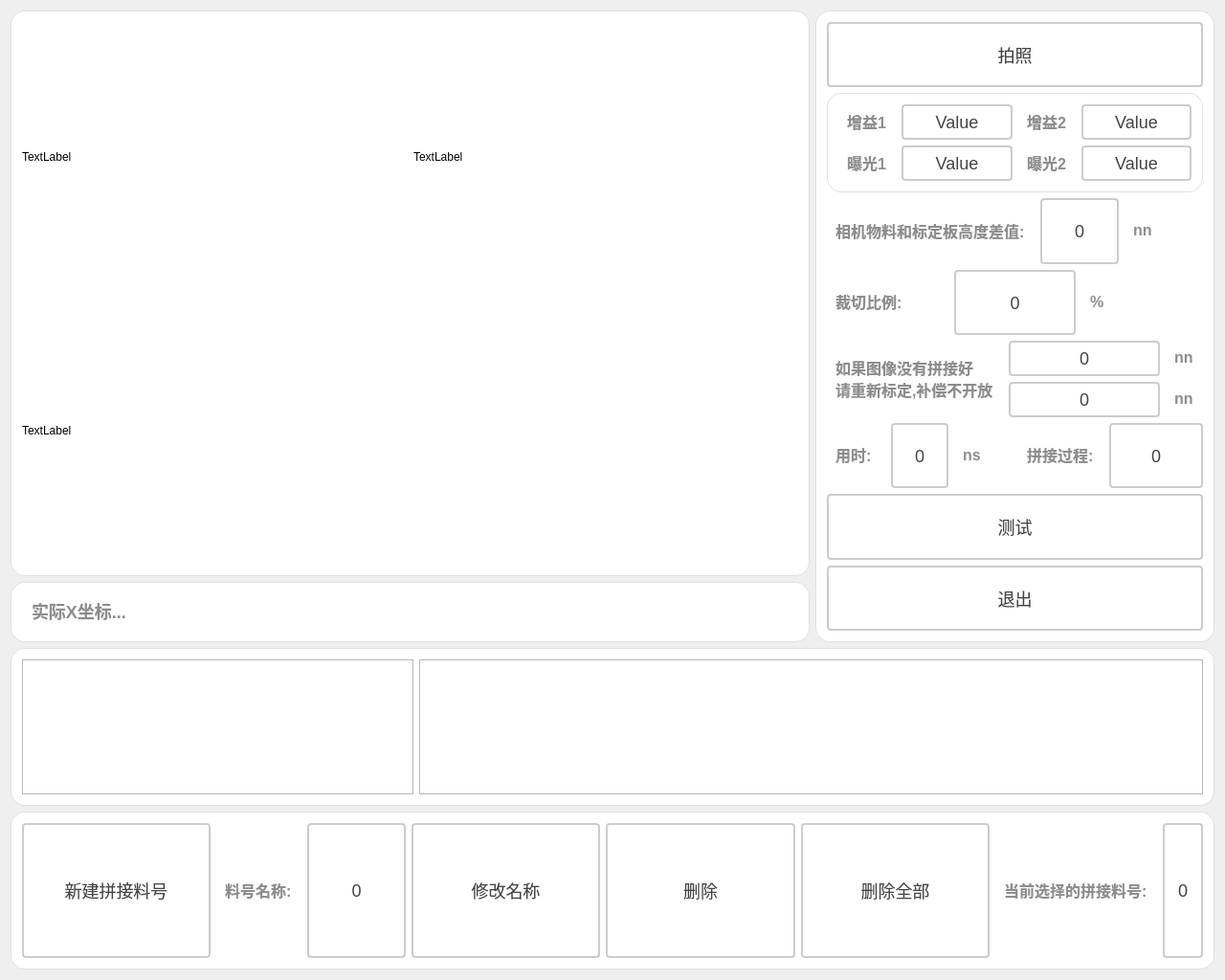
<?xml version="1.0" encoding="UTF-8"?>
<ui version="4.0">
 <class>Dlg_ImageStitchingClass</class>
 <widget class="QDialog" name="Dlg_ImageStitchingClass">
  <property name="geometry">
   <rect>
    <x>0</x>
    <y>0</y>
    <width>1280</width>
    <height>1024</height>
   </rect>
  </property>
  <property name="windowTitle">
   <string>Dlg_ImageStitching</string>
  </property>
  <layout class="QGridLayout" name="gridLayout_6">
   <item row="0" column="0">
    <layout class="QVBoxLayout" name="verticalLayout_8" stretch="4,1,1">
     <item>
      <layout class="QHBoxLayout" name="horizontalLayout_3" stretch="2,1">
       <item>
        <layout class="QVBoxLayout" name="verticalLayout_2">
         <item>
          <widget class="QGroupBox" name="gBoix_ImageDisplay">
           <property name="styleSheet">
            <string notr="true">QGroupBox {
    font-size: 20px;
    font-weight: bold;
    background-color: rgb(255, 255, 255);
    border: 1px solid #e0e0e0;
    border-radius: 2px;
	border-radius: 15px
}

QGroupBox::title {
    subcontrol-origin: margin;
    left: 10px;
    padding: 0 5px;
    color: #2c3e50;
}</string>
           </property>
           <property name="title">
            <string/>
           </property>
           <layout class="QGridLayout" name="gridLayout">
            <item row="0" column="0">
             <layout class="QVBoxLayout" name="verticalLayout" stretch="1,1">
              <item>
               <layout class="QHBoxLayout" name="horizontalLayout" stretch="1,1">
                <item>
                 <widget class="QLabel" name="label_imgDisplay1">
                  <property name="sizePolicy">
                   <sizepolicy hsizetype="Expanding" vsizetype="Expanding">
                    <horstretch>0</horstretch>
                    <verstretch>0</verstretch>
                   </sizepolicy>
                  </property>
                  <property name="maximumSize">
                   <size>
                    <width>999</width>
                    <height>999</height>
                   </size>
                  </property>
                  <property name="text">
                   <string>TextLabel</string>
                  </property>
                 </widget>
                </item>
                <item>
                 <widget class="QLabel" name="label_imgDisplay2">
                  <property name="sizePolicy">
                   <sizepolicy hsizetype="Expanding" vsizetype="Expanding">
                    <horstretch>0</horstretch>
                    <verstretch>0</verstretch>
                   </sizepolicy>
                  </property>
                  <property name="maximumSize">
                   <size>
                    <width>999</width>
                    <height>999</height>
                   </size>
                  </property>
                  <property name="text">
                   <string>TextLabel</string>
                  </property>
                 </widget>
                </item>
               </layout>
              </item>
              <item>
               <widget class="QLabel" name="label_imgDisplay">
                <property name="sizePolicy">
                 <sizepolicy hsizetype="Expanding" vsizetype="Expanding">
                  <horstretch>0</horstretch>
                  <verstretch>0</verstretch>
                 </sizepolicy>
                </property>
                <property name="maximumSize">
                 <size>
                  <width>999</width>
                  <height>999</height>
                 </size>
                </property>
                <property name="text">
                 <string>TextLabel</string>
                </property>
               </widget>
              </item>
             </layout>
            </item>
           </layout>
          </widget>
         </item>
         <item>
          <widget class="QGroupBox" name="gBoix_info">
           <property name="styleSheet">
            <string notr="true">QGroupBox {
    font-size: 20px;
    font-weight: bold;
    background-color: rgb(255, 255, 255);
    border: 1px solid #e0e0e0;
    border-radius: 2px;
	border-radius: 15px
}

QGroupBox::title {
    subcontrol-origin: margin;
    left: 10px;
    padding: 0 5px;
    color: #2c3e50;
}</string>
           </property>
           <property name="title">
            <string/>
           </property>
           <layout class="QGridLayout" name="gridLayout_2">
            <item row="0" column="0">
             <widget class="QLabel" name="lb_realPosition">
              <property name="styleSheet">
               <string notr="true">QLabel {
       font-size: 18px;        
       font-weight: bold;        
       color:  rgb(141, 141, 141);       
       padding: 5px 5px;     
       border-bottom: 2px solid #cccccc; 
    }</string>
              </property>
              <property name="text">
               <string>实际X坐标...</string>
              </property>
              <property name="alignment">
               <set>Qt::AlignmentFlag::AlignLeading|Qt::AlignmentFlag::AlignLeft|Qt::AlignmentFlag::AlignVCenter</set>
              </property>
             </widget>
            </item>
           </layout>
          </widget>
         </item>
        </layout>
       </item>
       <item>
        <widget class="QGroupBox" name="gBoix_settings">
         <property name="styleSheet">
          <string notr="true">QGroupBox {
    font-size: 20px;
    font-weight: bold;
    background-color: rgb(255, 255, 255);
    border: 1px solid #e0e0e0;
    border-radius: 2px;
	border-radius: 15px
}

QGroupBox::title {
    subcontrol-origin: margin;
    left: 10px;
    padding: 0 5px;
    color: #2c3e50;
}</string>
         </property>
         <property name="title">
          <string/>
         </property>
         <layout class="QGridLayout" name="gridLayout_3">
          <item row="0" column="0">
           <layout class="QVBoxLayout" name="verticalLayout_4">
            <item>
             <layout class="QHBoxLayout" name="horizontalLayout_5">
              <item>
               <widget class="QPushButton" name="btn_takePicture">
                <property name="sizePolicy">
                 <sizepolicy hsizetype="Expanding" vsizetype="Expanding">
                  <horstretch>0</horstretch>
                  <verstretch>0</verstretch>
                 </sizepolicy>
                </property>
                <property name="styleSheet">
                 <string notr="true">QPushButton {
    padding: 6px 14px;
    border: 2px solid #CCC;
    border-radius: 4px;
    background-color: white;
    color: #444;
    font-size: 18px; 
}

QPushButton:hover {
    border-color: #999;
    background-color: #F5F5F5;
}

QPushButton:pressed {
    border-color: #777;
    background-color: #EEE;
}</string>
                </property>
                <property name="text">
                 <string>拍照</string>
                </property>
               </widget>
              </item>
             </layout>
            </item>
            <item>
             <widget class="QGroupBox" name="groupBox">
              <property name="title">
               <string/>
              </property>
              <layout class="QGridLayout" name="gridLayout_9">
               <item row="0" column="0">
                <layout class="QHBoxLayout" name="horizontalLayout_25">
                 <item>
                  <layout class="QVBoxLayout" name="verticalLayout_3">
                   <item>
                    <layout class="QHBoxLayout" name="horizontalLayout_26">
                     <item>
                      <widget class="QLabel" name="label_22">
                       <property name="styleSheet">
                        <string notr="true">QLabel {
       font-size: 16px;        
       font-weight: bold;        
       color:  rgb(141, 141, 141);       
       padding: 5px 5px;     
       border-bottom: 2px solid #cccccc; 
    }</string>
                       </property>
                       <property name="text">
                        <string>增益1</string>
                       </property>
                       <property name="alignment">
                        <set>Qt::AlignmentFlag::AlignLeading|Qt::AlignmentFlag::AlignLeft|Qt::AlignmentFlag::AlignVCenter</set>
                       </property>
                      </widget>
                     </item>
                     <item>
                      <widget class="QPushButton" name="btn_zengyi1">
                       <property name="sizePolicy">
                        <sizepolicy hsizetype="Expanding" vsizetype="Expanding">
                         <horstretch>0</horstretch>
                         <verstretch>0</verstretch>
                        </sizepolicy>
                       </property>
                       <property name="styleSheet">
                        <string notr="true">QPushButton {
    padding: 6px 14px;
    border: 2px solid #CCC;
    border-radius: 4px;
    background-color: white;
    color: #444;
    font-size: 18px; 
}

QPushButton:hover {
    border-color: #999;
    background-color: #F5F5F5;
}

QPushButton:pressed {
    border-color: #777;
    background-color: #EEE;
}</string>
                       </property>
                       <property name="text">
                        <string>Value</string>
                       </property>
                      </widget>
                     </item>
                    </layout>
                   </item>
                   <item>
                    <layout class="QHBoxLayout" name="horizontalLayout_27">
                     <item>
                      <widget class="QLabel" name="label_23">
                       <property name="styleSheet">
                        <string notr="true">QLabel {
       font-size: 16px;        
       font-weight: bold;        
       color:  rgb(141, 141, 141);       
       padding: 5px 5px;     
       border-bottom: 2px solid #cccccc; 
    }</string>
                       </property>
                       <property name="text">
                        <string>曝光1</string>
                       </property>
                       <property name="alignment">
                        <set>Qt::AlignmentFlag::AlignLeading|Qt::AlignmentFlag::AlignLeft|Qt::AlignmentFlag::AlignVCenter</set>
                       </property>
                      </widget>
                     </item>
                     <item>
                      <widget class="QPushButton" name="btn_baoguang1">
                       <property name="sizePolicy">
                        <sizepolicy hsizetype="Expanding" vsizetype="Expanding">
                         <horstretch>0</horstretch>
                         <verstretch>0</verstretch>
                        </sizepolicy>
                       </property>
                       <property name="styleSheet">
                        <string notr="true">QPushButton {
    padding: 6px 14px;
    border: 2px solid #CCC;
    border-radius: 4px;
    background-color: white;
    color: #444;
    font-size: 18px; 
}

QPushButton:hover {
    border-color: #999;
    background-color: #F5F5F5;
}

QPushButton:pressed {
    border-color: #777;
    background-color: #EEE;
}</string>
                       </property>
                       <property name="text">
                        <string>Value</string>
                       </property>
                      </widget>
                     </item>
                    </layout>
                   </item>
                  </layout>
                 </item>
                 <item>
                  <layout class="QVBoxLayout" name="verticalLayout_10">
                   <item>
                    <layout class="QHBoxLayout" name="horizontalLayout_28">
                     <item>
                      <widget class="QLabel" name="label_24">
                       <property name="styleSheet">
                        <string notr="true">QLabel {
       font-size: 16px;        
       font-weight: bold;        
       color:  rgb(141, 141, 141);       
       padding: 5px 5px;     
       border-bottom: 2px solid #cccccc; 
    }</string>
                       </property>
                       <property name="text">
                        <string>增益2</string>
                       </property>
                       <property name="alignment">
                        <set>Qt::AlignmentFlag::AlignLeading|Qt::AlignmentFlag::AlignLeft|Qt::AlignmentFlag::AlignVCenter</set>
                       </property>
                      </widget>
                     </item>
                     <item>
                      <widget class="QPushButton" name="btn_zengyi2">
                       <property name="sizePolicy">
                        <sizepolicy hsizetype="Expanding" vsizetype="Expanding">
                         <horstretch>0</horstretch>
                         <verstretch>0</verstretch>
                        </sizepolicy>
                       </property>
                       <property name="styleSheet">
                        <string notr="true">QPushButton {
    padding: 6px 14px;
    border: 2px solid #CCC;
    border-radius: 4px;
    background-color: white;
    color: #444;
    font-size: 18px; 
}

QPushButton:hover {
    border-color: #999;
    background-color: #F5F5F5;
}

QPushButton:pressed {
    border-color: #777;
    background-color: #EEE;
}</string>
                       </property>
                       <property name="text">
                        <string>Value</string>
                       </property>
                      </widget>
                     </item>
                    </layout>
                   </item>
                   <item>
                    <layout class="QHBoxLayout" name="horizontalLayout_29">
                     <item>
                      <widget class="QLabel" name="label_25">
                       <property name="styleSheet">
                        <string notr="true">QLabel {
       font-size: 16px;        
       font-weight: bold;        
       color:  rgb(141, 141, 141);       
       padding: 5px 5px;     
       border-bottom: 2px solid #cccccc; 
    }</string>
                       </property>
                       <property name="text">
                        <string>曝光2</string>
                       </property>
                       <property name="alignment">
                        <set>Qt::AlignmentFlag::AlignLeading|Qt::AlignmentFlag::AlignLeft|Qt::AlignmentFlag::AlignVCenter</set>
                       </property>
                      </widget>
                     </item>
                     <item>
                      <widget class="QPushButton" name="btn_baoguang2">
                       <property name="sizePolicy">
                        <sizepolicy hsizetype="Expanding" vsizetype="Expanding">
                         <horstretch>0</horstretch>
                         <verstretch>0</verstretch>
                        </sizepolicy>
                       </property>
                       <property name="styleSheet">
                        <string notr="true">QPushButton {
    padding: 6px 14px;
    border: 2px solid #CCC;
    border-radius: 4px;
    background-color: white;
    color: #444;
    font-size: 18px; 
}

QPushButton:hover {
    border-color: #999;
    background-color: #F5F5F5;
}

QPushButton:pressed {
    border-color: #777;
    background-color: #EEE;
}</string>
                       </property>
                       <property name="text">
                        <string>Value</string>
                       </property>
                      </widget>
                     </item>
                    </layout>
                   </item>
                  </layout>
                 </item>
                </layout>
               </item>
              </layout>
             </widget>
            </item>
            <item>
             <layout class="QVBoxLayout" name="verticalLayout_5">
              <item>
               <layout class="QHBoxLayout" name="horizontalLayout_7" stretch="2,1,1">
                <item>
                 <widget class="QLabel" name="label_6">
                  <property name="styleSheet">
                   <string notr="true">QLabel {
       font-size: 16px;        
       font-weight: bold;        
       color:  rgb(141, 141, 141);       
       padding: 5px 5px;     
       border-bottom: 2px solid #cccccc; 
    }</string>
                  </property>
                  <property name="text">
                   <string>相机物料和标定板高度差值:</string>
                  </property>
                  <property name="alignment">
                   <set>Qt::AlignmentFlag::AlignLeading|Qt::AlignmentFlag::AlignLeft|Qt::AlignmentFlag::AlignVCenter</set>
                  </property>
                 </widget>
                </item>
                <item>
                 <widget class="QPushButton" name="btn_xiangjiwuliaohebiaodingbangaoduchazhi">
                  <property name="sizePolicy">
                   <sizepolicy hsizetype="Expanding" vsizetype="Expanding">
                    <horstretch>0</horstretch>
                    <verstretch>0</verstretch>
                   </sizepolicy>
                  </property>
                  <property name="styleSheet">
                   <string notr="true">QPushButton {
    padding: 6px 14px;
    border: 2px solid #CCC;
    border-radius: 4px;
    background-color: white;
    color: #444;
    font-size: 18px; 
}

QPushButton:hover {
    border-color: #999;
    background-color: #F5F5F5;
}

QPushButton:pressed {
    border-color: #777;
    background-color: #EEE;
}</string>
                  </property>
                  <property name="text">
                   <string>0</string>
                  </property>
                 </widget>
                </item>
                <item>
                 <widget class="QLabel" name="label_7">
                  <property name="styleSheet">
                   <string notr="true">QLabel {
       font-size: 16px;        
       font-weight: bold;        
       color:  rgb(141, 141, 141);       
       padding: 5px 5px;     
       border-bottom: 2px solid #cccccc; 
    }</string>
                  </property>
                  <property name="text">
                   <string>nn</string>
                  </property>
                  <property name="alignment">
                   <set>Qt::AlignmentFlag::AlignLeading|Qt::AlignmentFlag::AlignLeft|Qt::AlignmentFlag::AlignVCenter</set>
                  </property>
                 </widget>
                </item>
               </layout>
              </item>
             </layout>
            </item>
            <item>
             <layout class="QHBoxLayout" name="horizontalLayout_11" stretch="1">
              <item>
               <layout class="QHBoxLayout" name="horizontalLayout_9" stretch="1,1,1">
                <item>
                 <widget class="QLabel" name="label_10">
                  <property name="styleSheet">
                   <string notr="true">QLabel {
       font-size: 16px;        
       font-weight: bold;        
       color:  rgb(141, 141, 141);       
       padding: 5px 5px;     
       border-bottom: 2px solid #cccccc; 
    }</string>
                  </property>
                  <property name="text">
                   <string>裁切比例:</string>
                  </property>
                  <property name="alignment">
                   <set>Qt::AlignmentFlag::AlignLeading|Qt::AlignmentFlag::AlignLeft|Qt::AlignmentFlag::AlignVCenter</set>
                  </property>
                 </widget>
                </item>
                <item>
                 <widget class="QPushButton" name="btn_caiqiebili">
                  <property name="sizePolicy">
                   <sizepolicy hsizetype="Expanding" vsizetype="Expanding">
                    <horstretch>0</horstretch>
                    <verstretch>0</verstretch>
                   </sizepolicy>
                  </property>
                  <property name="styleSheet">
                   <string notr="true">QPushButton {
    padding: 6px 14px;
    border: 2px solid #CCC;
    border-radius: 4px;
    background-color: white;
    color: #444;
    font-size: 18px; 
}

QPushButton:hover {
    border-color: #999;
    background-color: #F5F5F5;
}

QPushButton:pressed {
    border-color: #777;
    background-color: #EEE;
}</string>
                  </property>
                  <property name="text">
                   <string>0</string>
                  </property>
                 </widget>
                </item>
                <item>
                 <widget class="QLabel" name="label_11">
                  <property name="styleSheet">
                   <string notr="true">QLabel {
       font-size: 16px;        
       font-weight: bold;        
       color:  rgb(141, 141, 141);       
       padding: 5px 5px;     
       border-bottom: 2px solid #cccccc; 
    }</string>
                  </property>
                  <property name="text">
                   <string>%</string>
                  </property>
                  <property name="alignment">
                   <set>Qt::AlignmentFlag::AlignLeading|Qt::AlignmentFlag::AlignLeft|Qt::AlignmentFlag::AlignVCenter</set>
                  </property>
                 </widget>
                </item>
               </layout>
              </item>
             </layout>
            </item>
            <item>
             <layout class="QHBoxLayout" name="horizontalLayout_14">
              <item>
               <widget class="QLabel" name="label_14">
                <property name="styleSheet">
                 <string notr="true">QLabel {
       font-size: 16px;        
       font-weight: bold;        
       color:  rgb(141, 141, 141);       
       padding: 5px 5px;     
       border-bottom: 2px solid #cccccc; 
    }</string>
                </property>
                <property name="text">
                 <string>如果图像没有拼接好
请重新标定,补偿不开放</string>
                </property>
                <property name="alignment">
                 <set>Qt::AlignmentFlag::AlignLeading|Qt::AlignmentFlag::AlignLeft|Qt::AlignmentFlag::AlignVCenter</set>
                </property>
               </widget>
              </item>
              <item>
               <layout class="QVBoxLayout" name="verticalLayout_6">
                <item>
                 <layout class="QHBoxLayout" name="horizontalLayout_12">
                  <item>
                   <widget class="QPushButton" name="btn_buchang1">
                    <property name="sizePolicy">
                     <sizepolicy hsizetype="Expanding" vsizetype="Expanding">
                      <horstretch>0</horstretch>
                      <verstretch>0</verstretch>
                     </sizepolicy>
                    </property>
                    <property name="styleSheet">
                     <string notr="true">QPushButton {
    padding: 6px 14px;
    border: 2px solid #CCC;
    border-radius: 4px;
    background-color: white;
    color: #444;
    font-size: 18px; 
}

QPushButton:hover {
    border-color: #999;
    background-color: #F5F5F5;
}

QPushButton:pressed {
    border-color: #777;
    background-color: #EEE;
}</string>
                    </property>
                    <property name="text">
                     <string>0</string>
                    </property>
                   </widget>
                  </item>
                  <item>
                   <widget class="QLabel" name="label_15">
                    <property name="styleSheet">
                     <string notr="true">QLabel {
       font-size: 16px;        
       font-weight: bold;        
       color:  rgb(141, 141, 141);       
       padding: 5px 5px;     
       border-bottom: 2px solid #cccccc; 
    }</string>
                    </property>
                    <property name="text">
                     <string>nn</string>
                    </property>
                    <property name="alignment">
                     <set>Qt::AlignmentFlag::AlignLeading|Qt::AlignmentFlag::AlignLeft|Qt::AlignmentFlag::AlignVCenter</set>
                    </property>
                   </widget>
                  </item>
                 </layout>
                </item>
                <item>
                 <layout class="QHBoxLayout" name="horizontalLayout_13">
                  <item>
                   <widget class="QPushButton" name="btn_buchang2">
                    <property name="sizePolicy">
                     <sizepolicy hsizetype="Expanding" vsizetype="Expanding">
                      <horstretch>0</horstretch>
                      <verstretch>0</verstretch>
                     </sizepolicy>
                    </property>
                    <property name="styleSheet">
                     <string notr="true">QPushButton {
    padding: 6px 14px;
    border: 2px solid #CCC;
    border-radius: 4px;
    background-color: white;
    color: #444;
    font-size: 18px; 
}

QPushButton:hover {
    border-color: #999;
    background-color: #F5F5F5;
}

QPushButton:pressed {
    border-color: #777;
    background-color: #EEE;
}</string>
                    </property>
                    <property name="text">
                     <string>0</string>
                    </property>
                   </widget>
                  </item>
                  <item>
                   <widget class="QLabel" name="label_16">
                    <property name="styleSheet">
                     <string notr="true">QLabel {
       font-size: 16px;        
       font-weight: bold;        
       color:  rgb(141, 141, 141);       
       padding: 5px 5px;     
       border-bottom: 2px solid #cccccc; 
    }</string>
                    </property>
                    <property name="text">
                     <string>nn</string>
                    </property>
                    <property name="alignment">
                     <set>Qt::AlignmentFlag::AlignLeading|Qt::AlignmentFlag::AlignLeft|Qt::AlignmentFlag::AlignVCenter</set>
                    </property>
                   </widget>
                  </item>
                 </layout>
                </item>
               </layout>
              </item>
             </layout>
            </item>
            <item>
             <layout class="QVBoxLayout" name="verticalLayout_7"/>
            </item>
            <item>
             <layout class="QHBoxLayout" name="horizontalLayout_19">
              <item>
               <layout class="QHBoxLayout" name="horizontalLayout_17" stretch="1,1,1">
                <item>
                 <widget class="QLabel" name="label_17">
                  <property name="styleSheet">
                   <string notr="true">QLabel {
       font-size: 16px;        
       font-weight: bold;        
       color:  rgb(141, 141, 141);       
       padding: 5px 5px;     
       border-bottom: 2px solid #cccccc; 
    }</string>
                  </property>
                  <property name="text">
                   <string>用时:</string>
                  </property>
                  <property name="alignment">
                   <set>Qt::AlignmentFlag::AlignLeading|Qt::AlignmentFlag::AlignLeft|Qt::AlignmentFlag::AlignVCenter</set>
                  </property>
                 </widget>
                </item>
                <item>
                 <widget class="QPushButton" name="btn_yongshi">
                  <property name="sizePolicy">
                   <sizepolicy hsizetype="Expanding" vsizetype="Expanding">
                    <horstretch>0</horstretch>
                    <verstretch>0</verstretch>
                   </sizepolicy>
                  </property>
                  <property name="styleSheet">
                   <string notr="true">QPushButton {
    padding: 6px 14px;
    border: 2px solid #CCC;
    border-radius: 4px;
    background-color: white;
    color: #444;
    font-size: 18px; 
}

QPushButton:hover {
    border-color: #999;
    background-color: #F5F5F5;
}

QPushButton:pressed {
    border-color: #777;
    background-color: #EEE;
}</string>
                  </property>
                  <property name="text">
                   <string>0</string>
                  </property>
                 </widget>
                </item>
                <item>
                 <widget class="QLabel" name="label_18">
                  <property name="styleSheet">
                   <string notr="true">QLabel {
       font-size: 16px;        
       font-weight: bold;        
       color:  rgb(141, 141, 141);       
       padding: 5px 5px;     
       border-bottom: 2px solid #cccccc; 
    }</string>
                  </property>
                  <property name="text">
                   <string>ns</string>
                  </property>
                  <property name="alignment">
                   <set>Qt::AlignmentFlag::AlignLeading|Qt::AlignmentFlag::AlignLeft|Qt::AlignmentFlag::AlignVCenter</set>
                  </property>
                 </widget>
                </item>
               </layout>
              </item>
              <item>
               <layout class="QHBoxLayout" name="horizontalLayout_18">
                <item>
                 <widget class="QLabel" name="label_19">
                  <property name="styleSheet">
                   <string notr="true">QLabel {
       font-size: 16px;        
       font-weight: bold;        
       color:  rgb(141, 141, 141);       
       padding: 5px 5px;     
       border-bottom: 2px solid #cccccc; 
    }</string>
                  </property>
                  <property name="text">
                   <string>拼接过程:</string>
                  </property>
                  <property name="alignment">
                   <set>Qt::AlignmentFlag::AlignLeading|Qt::AlignmentFlag::AlignLeft|Qt::AlignmentFlag::AlignVCenter</set>
                  </property>
                 </widget>
                </item>
                <item>
                 <widget class="QPushButton" name="btn_pinjieguocheng">
                  <property name="sizePolicy">
                   <sizepolicy hsizetype="Expanding" vsizetype="Expanding">
                    <horstretch>0</horstretch>
                    <verstretch>0</verstretch>
                   </sizepolicy>
                  </property>
                  <property name="styleSheet">
                   <string notr="true">QPushButton {
    padding: 6px 14px;
    border: 2px solid #CCC;
    border-radius: 4px;
    background-color: white;
    color: #444;
    font-size: 18px; 
}

QPushButton:hover {
    border-color: #999;
    background-color: #F5F5F5;
}

QPushButton:pressed {
    border-color: #777;
    background-color: #EEE;
}</string>
                  </property>
                  <property name="text">
                   <string>0</string>
                  </property>
                 </widget>
                </item>
               </layout>
              </item>
             </layout>
            </item>
            <item>
             <widget class="QPushButton" name="btn_test">
              <property name="sizePolicy">
               <sizepolicy hsizetype="Expanding" vsizetype="Expanding">
                <horstretch>0</horstretch>
                <verstretch>0</verstretch>
               </sizepolicy>
              </property>
              <property name="styleSheet">
               <string notr="true">QPushButton {
    padding: 6px 14px;
    border: 2px solid #CCC;
    border-radius: 4px;
    background-color: white;
    color: #444;
    font-size: 18px; 
}

QPushButton:hover {
    border-color: #999;
    background-color: #F5F5F5;
}

QPushButton:pressed {
    border-color: #777;
    background-color: #EEE;
}</string>
              </property>
              <property name="text">
               <string>测试</string>
              </property>
             </widget>
            </item>
            <item>
             <widget class="QPushButton" name="btn_exit">
              <property name="sizePolicy">
               <sizepolicy hsizetype="Expanding" vsizetype="Expanding">
                <horstretch>0</horstretch>
                <verstretch>0</verstretch>
               </sizepolicy>
              </property>
              <property name="styleSheet">
               <string notr="true">QPushButton {
    padding: 6px 14px;
    border: 2px solid #CCC;
    border-radius: 4px;
    background-color: white;
    color: #444;
    font-size: 18px; 
}

QPushButton:hover {
    border-color: #999;
    background-color: #F5F5F5;
}

QPushButton:pressed {
    border-color: #777;
    background-color: #EEE;
}</string>
              </property>
              <property name="text">
               <string>退出</string>
              </property>
             </widget>
            </item>
           </layout>
          </item>
         </layout>
        </widget>
       </item>
      </layout>
     </item>
     <item>
      <widget class="QGroupBox" name="gBoix_info_2">
       <property name="styleSheet">
        <string notr="true">QGroupBox {
    font-size: 20px;
    font-weight: bold;
    background-color: rgb(255, 255, 255);
    border: 1px solid #e0e0e0;
    border-radius: 2px;
	border-radius: 15px
}

QGroupBox::title {
    subcontrol-origin: margin;
    left: 10px;
    padding: 0 5px;
    color: #2c3e50;
}</string>
       </property>
       <property name="title">
        <string/>
       </property>
       <layout class="QGridLayout" name="gridLayout_4">
        <item row="0" column="0">
         <layout class="QHBoxLayout" name="horizontalLayout_21" stretch="1,2">
          <item>
           <widget class="QTableWidget" name="tableWidget"/>
          </item>
          <item>
           <widget class="QTableWidget" name="tableWidget_2"/>
          </item>
         </layout>
        </item>
       </layout>
      </widget>
     </item>
     <item>
      <widget class="QGroupBox" name="gBoix_info_3">
       <property name="styleSheet">
        <string notr="true">QGroupBox {
    font-size: 20px;
    font-weight: bold;
    background-color: rgb(255, 255, 255);
    border: 1px solid #e0e0e0;
    border-radius: 2px;
	border-radius: 15px
}

QGroupBox::title {
    subcontrol-origin: margin;
    left: 10px;
    padding: 0 5px;
    color: #2c3e50;
}</string>
       </property>
       <property name="title">
        <string/>
       </property>
       <layout class="QGridLayout" name="gridLayout_5">
        <item row="0" column="0">
         <layout class="QHBoxLayout" name="horizontalLayout_24">
          <item>
           <widget class="QPushButton" name="btn_xinjianpinjieliaohao">
            <property name="sizePolicy">
             <sizepolicy hsizetype="Expanding" vsizetype="Expanding">
              <horstretch>0</horstretch>
              <verstretch>0</verstretch>
             </sizepolicy>
            </property>
            <property name="styleSheet">
             <string notr="true">QPushButton {
    padding: 6px 14px;
    border: 2px solid #CCC;
    border-radius: 4px;
    background-color: white;
    color: #444;
    font-size: 18px; 
}

QPushButton:hover {
    border-color: #999;
    background-color: #F5F5F5;
}

QPushButton:pressed {
    border-color: #777;
    background-color: #EEE;
}</string>
            </property>
            <property name="text">
             <string>新建拼接料号</string>
            </property>
           </widget>
          </item>
          <item>
           <layout class="QHBoxLayout" name="horizontalLayout_22">
            <item>
             <widget class="QLabel" name="label_20">
              <property name="styleSheet">
               <string notr="true">QLabel {
       font-size: 16px;        
       font-weight: bold;        
       color:  rgb(141, 141, 141);       
       padding: 5px 5px;     
       border-bottom: 2px solid #cccccc; 
    }</string>
              </property>
              <property name="text">
               <string>料号名称:</string>
              </property>
              <property name="alignment">
               <set>Qt::AlignmentFlag::AlignLeading|Qt::AlignmentFlag::AlignLeft|Qt::AlignmentFlag::AlignVCenter</set>
              </property>
             </widget>
            </item>
            <item>
             <widget class="QPushButton" name="btn_liaohaomingcheng">
              <property name="sizePolicy">
               <sizepolicy hsizetype="Expanding" vsizetype="Expanding">
                <horstretch>0</horstretch>
                <verstretch>0</verstretch>
               </sizepolicy>
              </property>
              <property name="styleSheet">
               <string notr="true">QPushButton {
    padding: 6px 14px;
    border: 2px solid #CCC;
    border-radius: 4px;
    background-color: white;
    color: #444;
    font-size: 18px; 
}

QPushButton:hover {
    border-color: #999;
    background-color: #F5F5F5;
}

QPushButton:pressed {
    border-color: #777;
    background-color: #EEE;
}</string>
              </property>
              <property name="text">
               <string>0</string>
              </property>
             </widget>
            </item>
           </layout>
          </item>
          <item>
           <widget class="QPushButton" name="btn_xiugaimingcheng">
            <property name="sizePolicy">
             <sizepolicy hsizetype="Expanding" vsizetype="Expanding">
              <horstretch>0</horstretch>
              <verstretch>0</verstretch>
             </sizepolicy>
            </property>
            <property name="styleSheet">
             <string notr="true">QPushButton {
    padding: 6px 14px;
    border: 2px solid #CCC;
    border-radius: 4px;
    background-color: white;
    color: #444;
    font-size: 18px; 
}

QPushButton:hover {
    border-color: #999;
    background-color: #F5F5F5;
}

QPushButton:pressed {
    border-color: #777;
    background-color: #EEE;
}</string>
            </property>
            <property name="text">
             <string>修改名称</string>
            </property>
           </widget>
          </item>
          <item>
           <widget class="QPushButton" name="btn_delete">
            <property name="sizePolicy">
             <sizepolicy hsizetype="Expanding" vsizetype="Expanding">
              <horstretch>0</horstretch>
              <verstretch>0</verstretch>
             </sizepolicy>
            </property>
            <property name="styleSheet">
             <string notr="true">QPushButton {
    padding: 6px 14px;
    border: 2px solid #CCC;
    border-radius: 4px;
    background-color: white;
    color: #444;
    font-size: 18px; 
}

QPushButton:hover {
    border-color: #999;
    background-color: #F5F5F5;
}

QPushButton:pressed {
    border-color: #777;
    background-color: #EEE;
}</string>
            </property>
            <property name="text">
             <string>删除</string>
            </property>
           </widget>
          </item>
          <item>
           <widget class="QPushButton" name="btn_deleteAll">
            <property name="sizePolicy">
             <sizepolicy hsizetype="Expanding" vsizetype="Expanding">
              <horstretch>0</horstretch>
              <verstretch>0</verstretch>
             </sizepolicy>
            </property>
            <property name="styleSheet">
             <string notr="true">QPushButton {
    padding: 6px 14px;
    border: 2px solid #CCC;
    border-radius: 4px;
    background-color: white;
    color: #444;
    font-size: 18px; 
}

QPushButton:hover {
    border-color: #999;
    background-color: #F5F5F5;
}

QPushButton:pressed {
    border-color: #777;
    background-color: #EEE;
}</string>
            </property>
            <property name="text">
             <string>删除全部</string>
            </property>
           </widget>
          </item>
          <item>
           <layout class="QHBoxLayout" name="horizontalLayout_23">
            <item>
             <widget class="QLabel" name="label_21">
              <property name="styleSheet">
               <string notr="true">QLabel {
       font-size: 16px;        
       font-weight: bold;        
       color:  rgb(141, 141, 141);       
       padding: 5px 5px;     
       border-bottom: 2px solid #cccccc; 
    }</string>
              </property>
              <property name="text">
               <string>当前选择的拼接料号:</string>
              </property>
              <property name="alignment">
               <set>Qt::AlignmentFlag::AlignLeading|Qt::AlignmentFlag::AlignLeft|Qt::AlignmentFlag::AlignVCenter</set>
              </property>
             </widget>
            </item>
            <item>
             <widget class="QPushButton" name="btn_dangqianxuanzedepinjieliaohao">
              <property name="sizePolicy">
               <sizepolicy hsizetype="Expanding" vsizetype="Expanding">
                <horstretch>0</horstretch>
                <verstretch>0</verstretch>
               </sizepolicy>
              </property>
              <property name="styleSheet">
               <string notr="true">QPushButton {
    padding: 6px 14px;
    border: 2px solid #CCC;
    border-radius: 4px;
    background-color: white;
    color: #444;
    font-size: 18px; 
}

QPushButton:hover {
    border-color: #999;
    background-color: #F5F5F5;
}

QPushButton:pressed {
    border-color: #777;
    background-color: #EEE;
}</string>
              </property>
              <property name="text">
               <string>0</string>
              </property>
             </widget>
            </item>
           </layout>
          </item>
         </layout>
        </item>
       </layout>
      </widget>
     </item>
    </layout>
   </item>
  </layout>
 </widget>
 <layoutdefault spacing="6" margin="11"/>
 <resources/>
 <connections/>
</ui>
